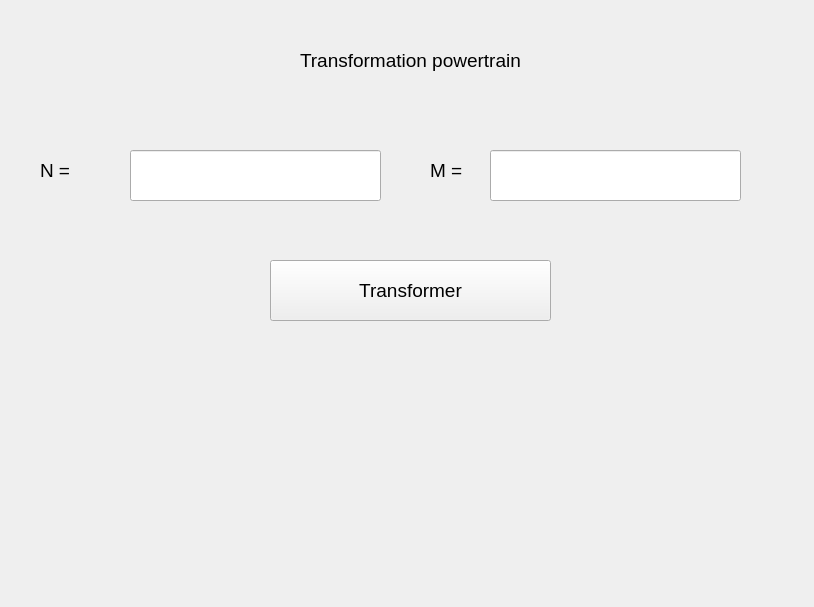
<?xml version="1.0" encoding="UTF-8"?>
<ui version="4.0">
 <class>Form</class>
 <widget class="QWidget" name="Form">
  <property name="geometry">
   <rect>
    <x>0</x>
    <y>0</y>
    <width>814</width>
    <height>607</height>
   </rect>
  </property>
  <property name="windowTitle">
   <string>Form</string>
  </property>
  <widget class="QLabel" name="label">
   <property name="geometry">
    <rect>
     <x>300</x>
     <y>30</y>
     <width>281</width>
     <height>61</height>
    </rect>
   </property>
   <property name="font">
    <font>
     <pointsize>14</pointsize>
    </font>
   </property>
   <property name="text">
    <string>Transformation powertrain</string>
   </property>
  </widget>
  <widget class="QLabel" name="label_2">
   <property name="geometry">
    <rect>
     <x>40</x>
     <y>140</y>
     <width>91</width>
     <height>61</height>
    </rect>
   </property>
   <property name="font">
    <font>
     <pointsize>14</pointsize>
    </font>
   </property>
   <property name="text">
    <string>N = </string>
   </property>
  </widget>
  <widget class="QLabel" name="label_3">
   <property name="geometry">
    <rect>
     <x>430</x>
     <y>140</y>
     <width>111</width>
     <height>61</height>
    </rect>
   </property>
   <property name="font">
    <font>
     <pointsize>14</pointsize>
    </font>
   </property>
   <property name="text">
    <string>M = </string>
   </property>
  </widget>
  <widget class="QLineEdit" name="ntext">
   <property name="geometry">
    <rect>
     <x>130</x>
     <y>150</y>
     <width>251</width>
     <height>51</height>
    </rect>
   </property>
   <property name="font">
    <font>
     <pointsize>14</pointsize>
    </font>
   </property>
  </widget>
  <widget class="QLineEdit" name="mtext">
   <property name="geometry">
    <rect>
     <x>490</x>
     <y>150</y>
     <width>251</width>
     <height>51</height>
    </rect>
   </property>
   <property name="font">
    <font>
     <pointsize>14</pointsize>
    </font>
   </property>
  </widget>
  <widget class="QPushButton" name="trans">
   <property name="geometry">
    <rect>
     <x>270</x>
     <y>260</y>
     <width>281</width>
     <height>61</height>
    </rect>
   </property>
   <property name="font">
    <font>
     <pointsize>14</pointsize>
    </font>
   </property>
   <property name="text">
    <string>Transformer</string>
   </property>
  </widget>
  <widget class="QLabel" name="res">
   <property name="geometry">
    <rect>
     <x>80</x>
     <y>410</y>
     <width>671</width>
     <height>111</height>
    </rect>
   </property>
   <property name="font">
    <font>
     <pointsize>14</pointsize>
    </font>
   </property>
   <property name="text">
    <string/>
   </property>
  </widget>
 </widget>
 <resources/>
 <connections/>
</ui>
